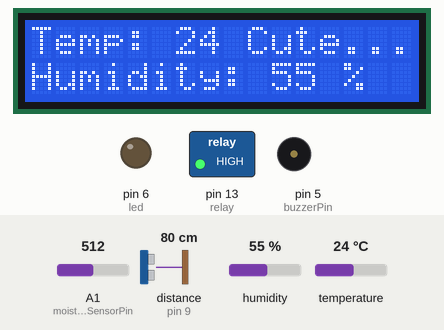
This sketch was run on a simulated Arduino Uno, built with avr-gcc and run on an emulated ATmega328P. Parts: 16×2 character LCD, switched loads named in the sketch (green lamp = pin HIGH), output pins drawn as LEDs (lit = HIGH), buzzer (waves = sounding). Wiring (inferred from the names in the program): ultrasonic range finder: trigger pin 8; echo pin 9. The test bench sets the inputs (shaded band); at power-on: A1 (moistureSensorPin) = 512, humidity 55 %, distance to the obstacle (sensor on pin 9) 80 cm, temperature 24 °C. The echo pulse lasts 58.3 µs per cm; pins used as bus, display or sensor lines are not drawn; what the sketch prints to the serial monitor is not drawn.

Above: at 1.2 s.
1.3 s: A1 (moistureSensorPin) set to 493
At 4.5 s:
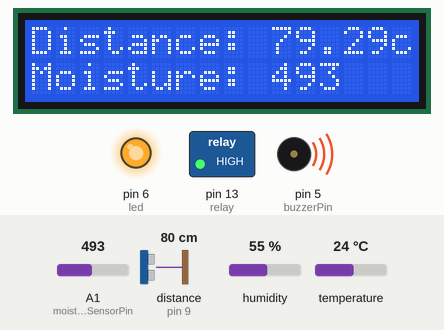
9.2 s: humidity set to 22 %
At 15.2 s:
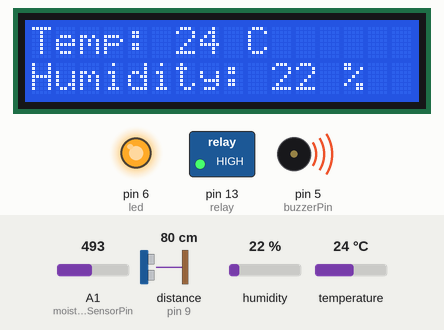
15.8 s: distance to the obstacle (sensor on pin 9) set to 2 cm
At 23.3 s:
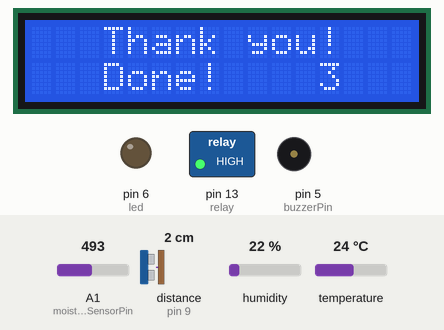
23.7 s: temperature set to 11 °C
At 29.5 s:
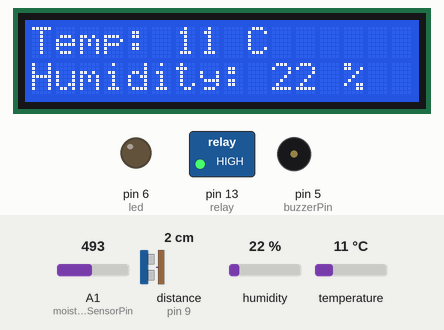
30.1 s: temperature set to 8 °C
33.1 s: distance to the obstacle (sensor on pin 9) set to 120 cm
At 37.7 s:
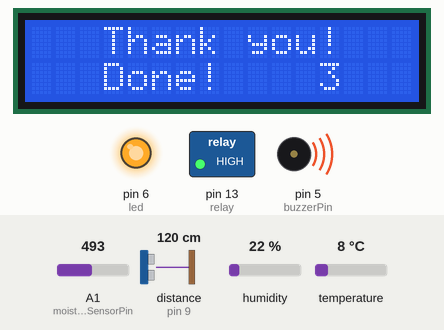
Timing chart, 0 to 39.2 s (numbered marks = the images above; inputs shaded):
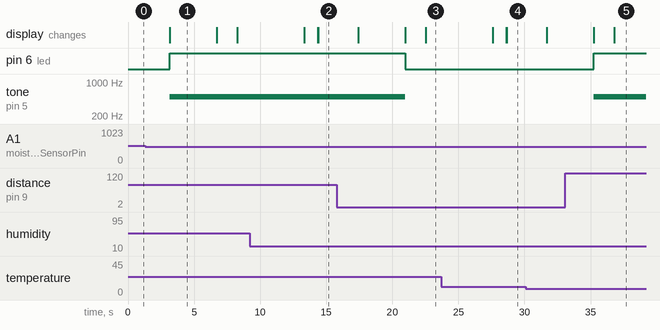

Measured:
- the behaviour switches between 500 and 499 on A1 (moistureSensorPin) (found by bisection; images 0 and 1)
- after the input at 1.3 s, pin 13 (relay): stays HIGH (without the input it goes to LOW after 6.9 s)
- after the input at 15.8 s, pin 6 (led): HIGH → LOW after 5.2 s; tone on pin 5 (buzzerPin): 500 Hz → silent after 5.2 s
- after the input at 33.1 s, pin 6 (led): LOW → HIGH after 2.1 s; tone on pin 5 (buzzerPin): silent → 500 Hz after 2.1 s
- what the display in image 1 shows lasts 3.5 s, from 3.2 s to 6.7 s

The sketch:

Codul_Ani_Andrada.ino
```cpp
#include <DHT.h>
#include <Wire.h>
#include <DHT_U.h>
#include <SimpleDHT.h>
#include <LiquidCrystal_I2C.h>

#define DHTPIN 2
#define DHTTYPE DHT11
#define moistureSensorPin A1

DHT dht(DHTPIN, DHTTYPE);
SimpleDHT11 simpleDHT11(DHTPIN);

LiquidCrystal_I2C lcd(0x27, 16, 2);

// Timer
unsigned long timer = 0;
const unsigned long interval = 6000; // Interval de 6 secunde pentru irigare

// Ultrasonic Sensor
int Trig = 8;
int Echo = 9;
int Duration;
float Distance;

// LED
int buzzerPin = 5;
int led = 6;

// Moisture sensor
int water_count = 0;

// Relay
int relay = 13;
bool pumpOn = false;


enum State {
  STATE_INITIAL,
  STATE_DISPLAY_DATA,
  STATE_DISPLAY_ULTRASONIC,
  STATE_ALERT_LOW_WATER_LEVEL,
  STATE_IRRIGATION,
  STATE_CHECK_MOISTURE,
  STATE_FINAL
};

State currentState = STATE_INITIAL;

void setup() {
  Serial.begin(9600);
  dht.begin();
  lcd.init();
  lcd.clear();
  lcd.backlight();
  lcd.setCursor(0, 0);
  lcd.print("Wait a minute...");
  pinMode(Trig, OUTPUT);
  pinMode(Echo, INPUT);
  pinMode(buzzerPin, OUTPUT);
  pinMode(led, OUTPUT);
  pinMode(relay, OUTPUT);
  digitalWrite(relay, HIGH);
}

void loop() {
  switch (currentState) {
    case STATE_INITIAL:
      checkDHT11();
      currentState = STATE_DISPLAY_DATA;
      Serial.print("Current State: ");
      Serial.println(currentState);
      break;

    case STATE_DISPLAY_DATA:
      checkWater();
      currentState = STATE_DISPLAY_ULTRASONIC;
       Serial.print("Current State: ");
      Serial.println(currentState);
      break;

    case STATE_DISPLAY_ULTRASONIC:
      checkWater();
      currentState = STATE_CHECK_MOISTURE;
       Serial.print("Current State: ");
      Serial.println(currentState);
      break;

    case STATE_ALERT_LOW_WATER_LEVEL:
      digitalWrite(led, HIGH);
      currentState = STATE_FINAL;
       Serial.print("Current State: ");
      Serial.println(currentState);
      break;

    case STATE_IRRIGATION:
      watering();
      currentState = STATE_CHECK_MOISTURE;
       Serial.print("Current State: ");
      Serial.println(currentState);
      break;

    case STATE_CHECK_MOISTURE:
      checkMoisture();
      currentState = STATE_FINAL;
       Serial.print("Current State: ");
      Serial.println(currentState);
      break;

    case STATE_FINAL:
      completeWatering();
      currentState = STATE_INITIAL;
       Serial.print("Current State: ");
      Serial.println(currentState);
      break;
  }
}

void checkDHT11() {
  Serial.println("=========================");
  Serial.println("Sample DHT11...");

  byte temperature = 0;
  byte humidity = 0;
  byte data[40] = { 0 };
  int err = SimpleDHTErrSuccess;

  if ((err = simpleDHT11.read(&temperature, &humidity, NULL)) != SimpleDHTErrSuccess) {
    Serial.print("Read DHT11 failed err=");
    Serial.println(err);
    lcd.setCursor(0, 0);
    lcd.print("Error reading sensor");
    lcd.setCursor(0, 1);
    lcd.print("Try again");
    delay(1000);
    return;
  }

  lcd.setCursor(0, 0);
  lcd.print("Temp: ");
  lcd.print((int)temperature);
  lcd.print(" C");
  lcd.setCursor(0, 1);
   lcd.print("Humidity: ");
  lcd.print((int)humidity);
  lcd.print(" %");
  delay(1000);
}

void checkMoisture() {
  int moisture = analogRead(moistureSensorPin);
  Serial.print("Moisture: ");
  Serial.println(moisture);
  lcd.setCursor(0, 1);
  lcd.print("Moisture: " + String(moisture) + "   ");

  if (moisture >= 500) {
    water_count++;
    watering();

    if (water_count == 5) {
      water_count = 0;
    }
  } else {
    stopPump();
  }
}

void checkWater() {
  digitalWrite(Trig, LOW);
  delayMicroseconds(1);
  digitalWrite(Trig, HIGH);
  delayMicroseconds(11);
  digitalWrite(Trig, LOW);
  Duration = pulseIn(Echo, HIGH);

  if (Duration > 0) {
    Distance = Duration / 2;
    Distance = Distance * 340 * 100 / 1000000;
    delay(2000);
    lcd.setCursor(0, 0);
    lcd.print("Distance: " + String(Distance) + "cm   ");
    Serial.println(Distance);

    int moisture = analogRead(moistureSensorPin);
    Serial.print("Moisture: ");
    Serial.println(moisture);
    lcd.setCursor(0, 1);
    lcd.print("Moisture: " + String(moisture) + "   ");

    if (Distance > 9) {
      digitalWrite(led, HIGH);
      currentState = STATE_ALERT_LOW_WATER_LEVEL;
        tone(buzzerPin, 500);; // Activez buzzer
        delay(1500);
        digitalWrite(buzzerPin, LOW); // Dezactivez buzzerul
    } else {
      digitalWrite(led, LOW);
      noTone(buzzerPin);
      delay(1500);

      if (currentState != STATE_IRRIGATION) {
        currentState = STATE_CHECK_MOISTURE;
      }
    }
  }
}

void watering() {
  startPump();
  delay(3000);
  stopPump();
  delay(10000);
}

void completeWatering() {
  lcd.setCursor(0, 0);
  lcd.print("   Thank you!   ");
  lcd.setCursor(0, 1);
  lcd.print("   Done!    ");
  delay(5000);
  lcd.setCursor(0, 0);
  lcd.print("                ");
  lcd.setCursor(0, 1);
  lcd.print("                ");
  checkDHT11();
  int moisture = analogRead(A1);
  lcd.setCursor(0, 1);
  lcd.print("Moisture: " + String(moisture) + "   ");
}

void startPump() {
  if (!pumpOn) {
    digitalWrite(relay, LOW);
    pumpOn = true;
  }
}

void stopPump() {
  if (pumpOn) {
    digitalWrite(relay, HIGH);
    pumpOn = false;
  }
}
```
